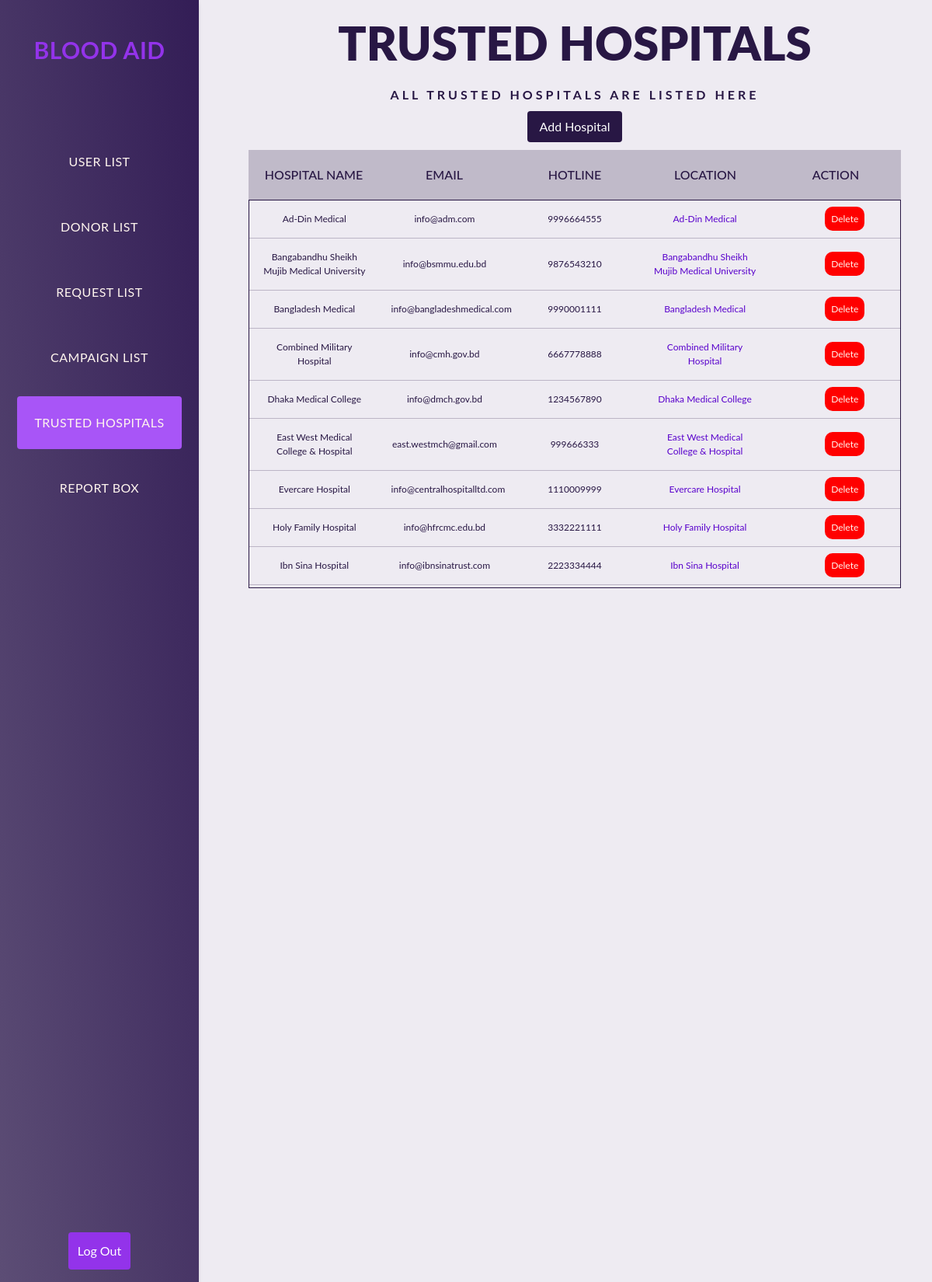
The app's page /admin/hospitals with its own data.
### tables this page shows
CREATE TABLE `trusted_hospitals` (`hospital_name`, `hospital_mail`, `hotline`, `location`);

### views.py (the view, shortened to what this page needs)
def admin_hospitals():
    hospitals = get_trusted_hospitals()
    return render_template('admin_trusted_hospitals.html', hospitals=hospitals)

### models.py (called while the page is built)
def get_trusted_hospitals():
    conn = sqlite3.connect(DB_PATH)
    cursor = conn.cursor()
    cursor.execute("""
        SELECT hospital_name, hospital_mail, hotline, location
        FROM trusted_hospitals
        ORDER BY hospital_name ASC
    """)
    hospitals = cursor.fetchall()
    conn.close()
    return [{'name': row[0], 'email': row[1], 'hotline': row[2], 'location': row[3]} for row in hospitals]

### templates/admin_trusted_hospitals.html (shortened to what this page needs)
<!DOCTYPE html>
<html lang="en">
<head>
    <link rel="stylesheet" type="text/css" href="{{ url_for('static', filename='css/admin_view.css') }}">
    <script src="https://cdn.tailwindcss.com"></script>
</head>
<body>
    <div id="page_wrapper">
        {% include 'admin_navbar.html' %}
        <main>
            <header>
                <div class="text">
                    <h2 class="head_tran"><span>TRUSTED HOSPITALS</span></h2>
                    <p class="head_head">ALL TRUSTED HOSPITALS ARE LISTED HERE</p>
                </div>
                <div class="text-center">
                    <label for="modal_add_hospital" class="add inline-block text-white px-4 py-2 rounded cursor-pointer">
                        Add Hospital
                    </label>
                </div>
            </header>
            <section class="List">
                <div class="tbl-header">
                    <table>
                        <thead>
                            <tr>
                                <th class="text-center">Hospital Name</th>
                                <th class="text-center">Email</th>
                                <th class="text-center">Hotline</th>
                                <th class="text-center">Location</th>
                                <th class="text-center">Action</th>
                            </tr>
                        </thead>
                    </table>
                </div>
                <div class="tbl-content">
                    <table>
                        <tbody>
                            {% for hospital in hospitals %}
                            <tr>
                                <td class="text-center">{{ hospital.name }}</td>
                                <td class="text-center">{{ hospital.email }}</td>
                                <td class="text-center">{{ hospital.hotline }}</td>
                                <td class="text-center">
                                    <a
                                        href="{{ hospital.location }}"
                                        target="_blank"
                                        class="text-blue-600 hover:underline"
                                    >
                                        {{ hospital.name }}
                                    </a>
                                </td>
                                <td class="pl-10 text-center">
                                    <label for="modal_delete_{{ loop.index }}" class="delete bg-red-500 text-white px-3 py-1 rounded cursor-pointer">
                                        Delete
                                    </label>
                                </td>
                            </tr>
                            {% endfor %}
                        </tbody>
                    </table>
                </div>
            </section>
        </main>
    </div>
</body>
</html>

### static/css/admin_view.css (style rules this page uses)
body { margin: 0px; padding: 0px; background-color: var(--accent-dark); }
h2, h3 { margin: 0px; padding: 10px; }
:root { --accent-clr: #2a3ebc; --accent-dark: #a293b82e; --accent-light: rgb(93, 46, 46); --accent-dark_pirple: #281744; --text: seashell; }
#page_wrapper { height: 100vh; display: grid; grid-template-columns: 280px 1fr; font-family: 'Lato', sans-serif; }
a { text-decoration: none; }
.add { margin-top: 10px; margin-bottom: 10px; background-color: #281744; padding: 12px; border-radius: 30px; border: none; cursor: pointer; font-size: 16px; color: white; }
main { padding-bottom: 30px; padding-inline: 40px; }
.head_tran { font-size: 60px; color: #ffffff; text-transform: uppercase; font-weight: 900; text-align: center; transition: .6s; }
.head_head { text-align: center; }
h2 { font-size: 32px; font-weight: 300; color: var(--accent-clr); }
p { line-height: 145%; letter-spacing: 4px; font-weight: 700; color: var(--accent-dark_pirple); margin-bottom: 32px; }
.List { width: 100%; }
table { width: 100%; table-layout: fixed; }
.tbl-header { background-color: #2817443b; }
.tbl-content { height: 500px; overflow-y: scroll; border: 1px solid #281744; }
th { padding: 20px 15px; text-align: left; font-weight: 500; font-size: 16px; color: var(--accent-dark_pirple); text-transform: uppercase; }
td { padding: 15px; text-align: left; font-weight: 400; font-size: 12px; color: var(--accent-dark_pirple); border-bottom: 1px solid #28174440; }
tr>td>.delete { background: red; width: auto; border: none; border-radius: 10px; color: var(--text); padding: 8px; cursor: pointer; }
span { color: var(--accent-dark_pirple); }
.tbl-content a { color: #5902cc; text-decoration: none; }

### records on screen
trusted_hospitals: name "Ad-Din Medical", email "info@adm.com", hotline "9996664555"
trusted_hospitals: name "Bangabandhu Sheikh Mujib Medical University", email "info@bsmmu.edu.bd", hotline "9876543210"
trusted_hospitals: name "Bangladesh Medical", email "info@bangladeshmedical.com", hotline "9990001111"
trusted_hospitals: name "Combined Military Hospital", email "info@cmh.gov.bd", hotline "6667778888"
trusted_hospitals: name "Dhaka Medical College", email "info@dmch.gov.bd", hotline "1234567890"
trusted_hospitals: name "East West Medical College & Hospital", email "east.westmch@gmail.com", hotline "999666333"
trusted_hospitals: name "Evercare Hospital", email "info@centralhospitalltd.com", hotline "1110009999"
trusted_hospitals: name "Holy Family Hospital", email "info@hfrcmc.edu.bd", hotline "3332221111"
trusted_hospitals: name "Ibn Sina Hospital", email "info@ibnsinatrust.com", hotline "2223334444"
